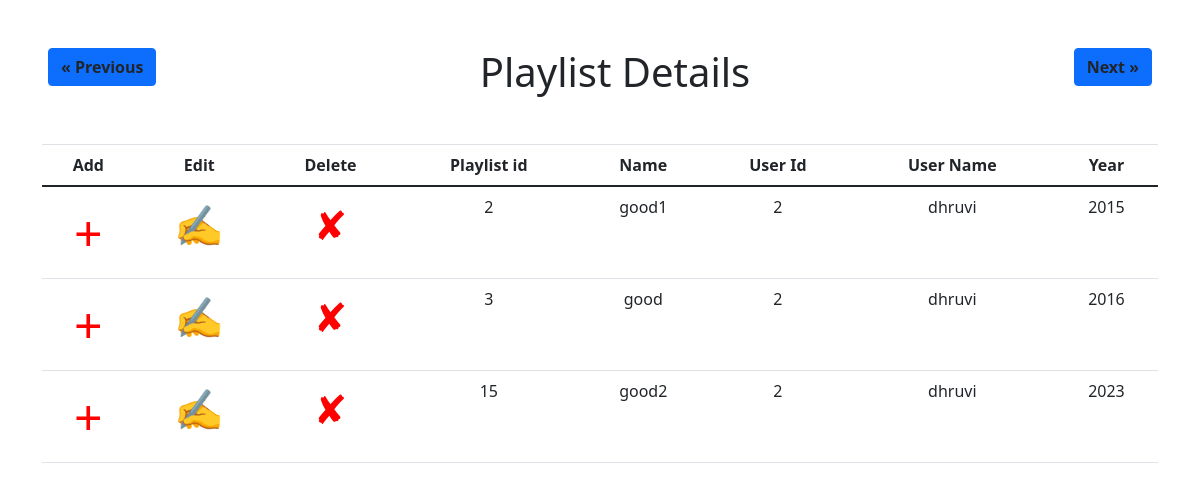
/user_wise_view_playlist.php (signed in), run on the app's committed database.
### tables this page shows
CREATE TABLE `playlist` (
  `pid` int(11) NOT NULL,
  `pnm` varchar(30) NOT NULL,
  `uid` int(11) NOT NULL,
  `year` year(4) NOT NULL
);

CREATE TABLE `user` (
  `uid` int(11) NOT NULL,
  `unm` varchar(30) NOT NULL,
  `email` varchar(30) NOT NULL,
  `pwd` varchar(30) NOT NULL,
  `mno` varchar(12) NOT NULL,
  `gender` varchar(30) NOT NULL,
  `doj` timestamp NULL DEFAULT current_timestamp() ON UPDATE current_timestamp()
);

### user_wise_view_playlist.php (the view, shortened to what this page needs)
<!DOCTYPE html>
<html lang="en">
<head>
</head>
<body>
            <button type="button" class="btn btn-primary float-left mx-5 ">
                <a href="view_all_song.php" class="previous text-dark text-decoration-none font-weight-bold">&laquo; Previous</a>
            </button>
            <button type="button" class="btn btn-primary float-right mx-5 ">
                <a href="./regist/p_detail_addsong.php" class="next text-dark text-decoration-none font-weight-bold">Next &raquo;</a>
            </button>
<?php
 include('head_tag.php');
 include('conn.php');
    if(isset($_SESSION['pid'])){
        $e=$_SESSION['pid'];
       $q1="Select p.*,u.unm from user as u,playlist as p where p.uid=u.uid and p.uid='$e'";
       $result=mysqli_query($conn,$q1) or die("Query Failed!!!");
       if(mysqli_num_rows($result)>0){
           echo "<div class='container text-center'>
                    <h1 class='mt-5 mb-5'>Playlist Details</h1>
                    <table  class='table '>";
           echo "<thead><tr>
                    <th>Add</th>
                    <th>Edit</th>
                    <th>Delete</th>
                   <th>Playlist id</th>
                   <th>Name</th>
                   <th>User Id</th>
                   <th>User Name</th>
                   <th>Year</th>
               </tr></thead> <tbody>";
               while($r=mysqli_fetch_array($result)){
                       echo "<tr>
                            <td><a href='p_add.php' style='text-decoration: none'><span style='font-size:50px;color:red;'>&plus;</span></a></td>
                            <td><a href='./regist/p_update.php?pid=$r[0]' style='text-decoration: none'><span style='font-size:40px;;color:green;'>&#9997;</span></a></td>
                            <td><a href='./regist/p_delete.php?pid=$r[0]' style='text-decoration: none'><span style='font-size:40px;color:red;'>&#10008;</span></a></td>
                             <td>$r[0]</td>
                           <td>$r[1]</td>
                           <td>$r[2]</td>
                           <td>$r[4]</td>
                           <td>$r[3]</td>
                           </tr>";
               }
           echo " </tbody></table></div>";
       }else{
        echo "<h1 class='text-center mt-5'><a href='p_add.php'  class='text-danger text-decoration-none' >Add Playlist</a></h1>";
       }
    }else{
        header('location:login.php');
    }
?>
</body>
</html>

### data on the page
playlist: pid "2", pnm "good1", uid "2", uid.unm "dhruvi", year "2015"
playlist: pid "3", pnm "good", uid "2", uid.unm "dhruvi", year "2016"
playlist: pid "15", pnm "good2", uid "2", uid.unm "dhruvi", year "2023"
